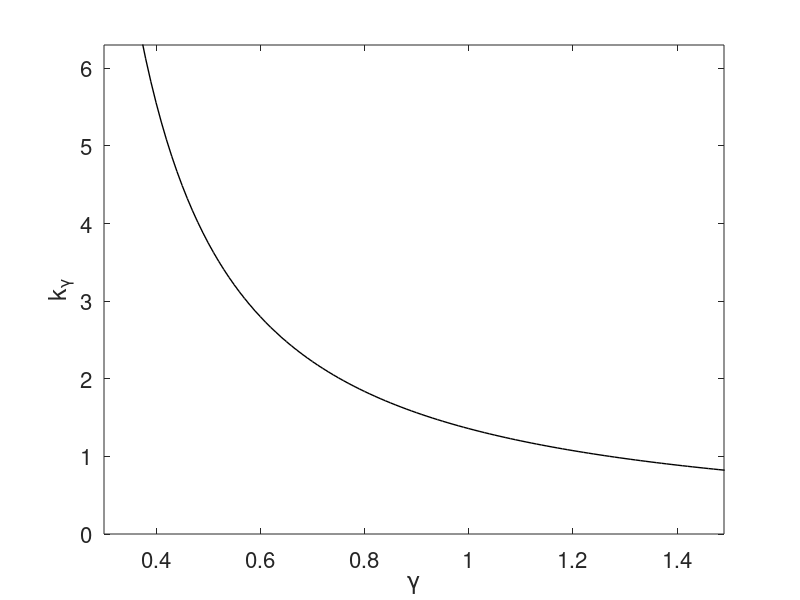

MATLAB code for this plot:
clc
clear
% figure1 = figure('color',[1 1 1]);
% axes1 = axes('Parent',figure1,'YScale','log');%
% box(axes1,'on');
% hold(axes1,'on');
%% Initial parameters
% d=0.05; s=1;a=1; p = 0;
% gama = 0 : 0.01: 2;
% r1 = gama; r2 = gama;
% k_gama = a*s*((1-p).*r1-p.*r2+d)./((1-p).*r1-p.*r2-d).^2;
% 
% plot(gama,k_gama,'--g','LineWidth',1);  hold on

d=0.1; s=1;a=1; p = 0.0;
gama = 0 : 0.01: 2;
r1 = gama; r2 = gama;
k_gama = a*s*((1-p).*r1-p.*r2+d)./((1-p).*r1-p.*r2-d).^2;

plot(gama,k_gama,'-k','LineWidth',1);  hold on

% d=0.2; s=1;a=1; p = 0.1;
% gama = 0 : 0.01: 2;
% r1 = gama; r2 = gama;
% k_gama = a*s*((1-p).*r1-p.*r2+d)./((1-p).*r1-p.*r2-d).^2;
% 
% plot(gama,k_gama,'--r','LineWidth',1); 

%% 
axis([0.3 1.49 0 6.3]);
ylabel('k_\gamma'),
xlabel('\gamma');

set(gca,'FontSize',16) 
delete(get(gca,'title'))